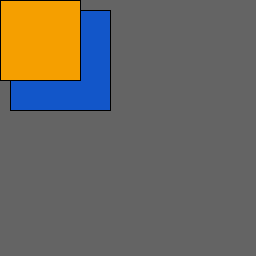
Frame 1 (no input)
Frame 60 (the mouse pressed at the canvas centre just before this capture): identical to frame 1, image omitted
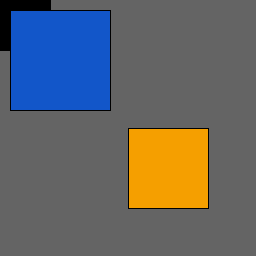
Frame 120 (the mouse held since frame 60 and released just before this capture)

The Processing sketch that drew these frames (run headless with seeded random() and noise(); from frame 60 on, the mouse is pressed at the canvas centre):

// Processing sketch: processing_6310
// ── processing_6310.pde

class Square
{
  //width
  int w;

  int x;
  int y;

  //colors
  int r;
  int g;
  int b;

  boolean over;

  //this is the constructor for a square
  Square()
  {
    w=50;
    r=0;
    g=0;
    b=0;
    x=0;
    y=0;
    over = false;
  }

  Square(int _x, int _y,int _w, int _r, int _g, int _b)
  {
    x= _x;
    y= _y;
    w= _w;
    r= _r;
    g= _g;
    b= _b;
    over= false;
  }



  void draw()
  {
    if (over)
    {
      fill (255);
    }
    else
    {
      fill (r,g,b);
    }

    //draw the rectangle starting at 10,10

    rect(x,y,w,w);
  }

  void mousePressed()
  {
    if ((mouseX > x) && (mouseX < x+w) &&
      (mouseY > y) && (mouseY < y+w))
    {
      over = true;
    }
    else
    {
      over = false;
    }
  }


}


Square s1 = new Square();
Square s2 = new Square(10,10,100,18,86,201);
Square s3 = new Square(110,110,80,245,159,0);

void setup()
{

  size(256,256);

  //create 2 instances of square

  /*
  //set the width of the 1st square of 100 pixels
   s1.w = 100;
   //purple
   s1.r = 255;
   s1.g = 0;
   s1.b = 255;
   
   
   //set the width of the 1st square of 100 pixels
   s2.w = 100;
   // fancy blue
   s2.r = 18;
   s2.g = 86;
   s2.b = 201;
   */

}

void draw()
{

  background(100);

  // black outlines
  stroke(0);

  //lets draw two squares 100 pixels wide
  s1.draw();
  s2.draw();
  s3.x= mouseX;
  s3.y= mouseY;
  s3.draw();



}


void mousePressed()
{
  s1.mousePressed();
  s2.mousePressed();
}


void mouseMoved()
{
  s1.over = false;
}

void mouseReleased()
{
  s1.over = false;
  s2.over = false;
}
